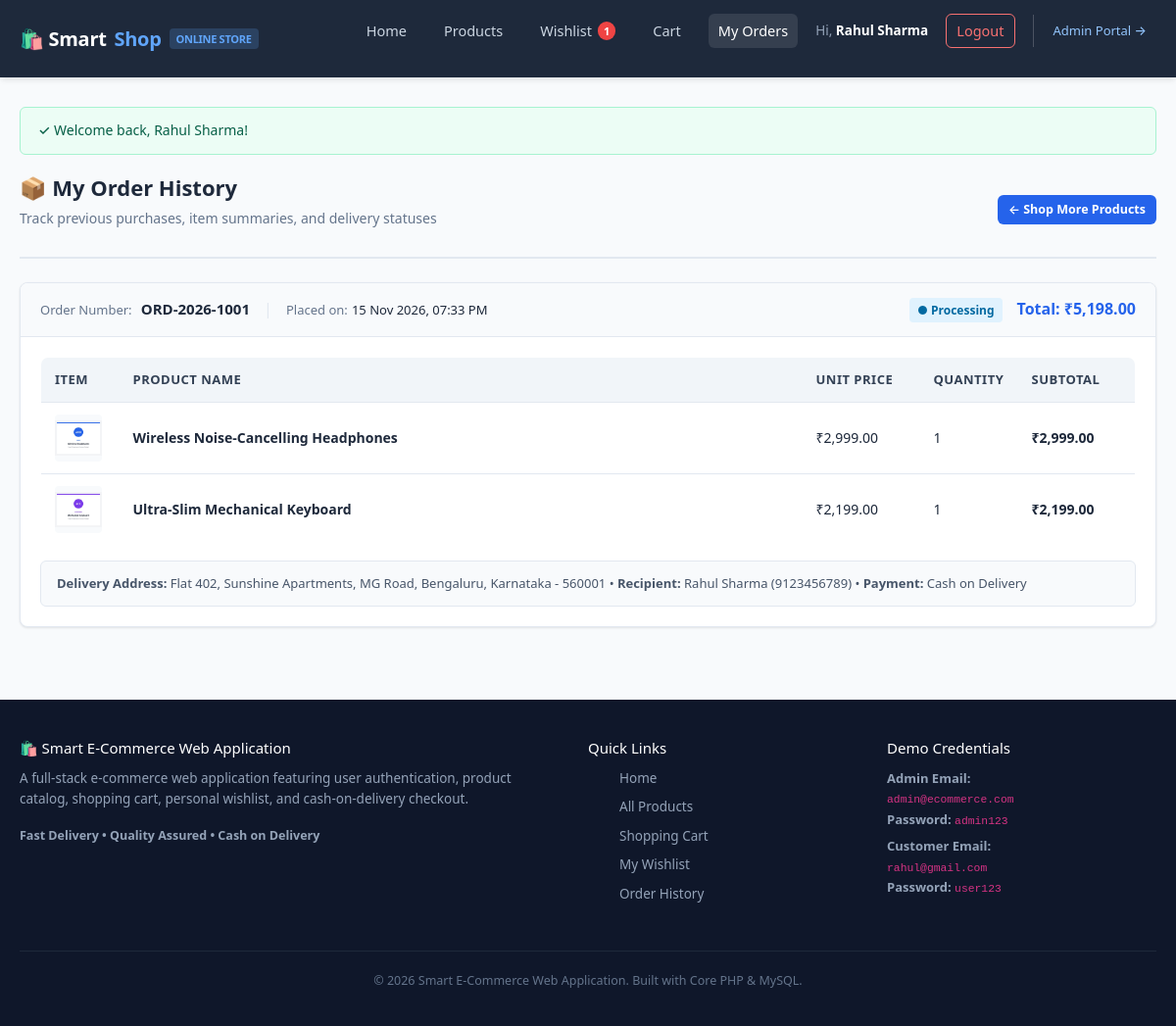
Screenshot of /order_history.php (signed in) with the database file from the repository.
### tables this page shows
CREATE TABLE IF NOT EXISTS `orders` (
  `id` INT AUTO_INCREMENT PRIMARY KEY,
  `order_number` VARCHAR(50) NOT NULL UNIQUE,
  `user_id` INT NOT NULL,
  `customer_name` VARCHAR(100) NOT NULL,
  `customer_phone` VARCHAR(20) NOT NULL,
  `delivery_address` TEXT NOT NULL,
  `total_amount` DECIMAL(10,2) NOT NULL,
  `payment_method` VARCHAR(50) DEFAULT 'Cash on Delivery',
  `order_status` ENUM('Pending', 'Processing', 'Shipped', 'Delivered', 'Cancelled') DEFAULT 'Pending',
  `created_at` TIMESTAMP DEFAULT CURRENT_TIMESTAMP,
  FOREIGN KEY (`user_id`) REFERENCES `users`(`id`) ON DELETE CASCADE
);

CREATE TABLE IF NOT EXISTS `order_items` (
  `id` INT AUTO_INCREMENT PRIMARY KEY,
  `order_id` INT NOT NULL,
  `product_id` INT NOT NULL,
  `product_name` VARCHAR(255) NOT NULL,
  `price` DECIMAL(10,2) NOT NULL,
  `quantity` INT NOT NULL,
  `subtotal` DECIMAL(10,2) NOT NULL,
  FOREIGN KEY (`order_id`) REFERENCES `orders`(`id`) ON DELETE CASCADE
);

CREATE TABLE IF NOT EXISTS `products` (
  `id` INT AUTO_INCREMENT PRIMARY KEY,
  `name` VARCHAR(255) NOT NULL,
  `category` VARCHAR(100) NOT NULL,
  `price` DECIMAL(10,2) NOT NULL,
  `description` TEXT NOT NULL,
  `image` VARCHAR(255) DEFAULT NULL,
  `stock` INT NOT NULL DEFAULT 10,
  `created_at` TIMESTAMP DEFAULT CURRENT_TIMESTAMP
);

### order_history.php (the view, shortened to what this page needs)
<?php
require_once __DIR__ . '/config/db.php';
$user_id = (int)$_SESSION['user_id'];
$order_stmt = mysqli_prepare($conn, "
    SELECT * FROM `orders`
    WHERE `user_id` = ?
    ORDER BY `id` DESC
");
mysqli_stmt_bind_param($order_stmt, "i", $user_id);
mysqli_stmt_execute($order_stmt);
$orders_result = mysqli_stmt_get_result($order_stmt);
include_once __DIR__ . '/includes/header.php';
?>
<div class="section-header">
    <div>
        <h2 class="section-title">📦 My Order History</h2>
        <p class="section-subtitle">Track previous purchases, item summaries, and delivery statuses</p>
    </div>
    <a href="products.php" class="btn btn-primary btn-sm">&larr; Shop More Products</a>
</div>
<?php if ($orders_result && mysqli_num_rows($orders_result) > 0): ?>
    <div style="display: flex; flex-direction: column; gap: 24px;">
        <?php while ($order = mysqli_fetch_assoc($orders_result)): ?>
            <?php
            $order_id = (int)$order['id'];
            $items_stmt = mysqli_prepare($conn, "
                SELECT oi.*, p.image
                FROM `order_items` oi
                LEFT JOIN `products` p ON oi.product_id = p.id
                WHERE oi.order_id = ?
            ");
            mysqli_stmt_bind_param($items_stmt, "i", $order_id);
            mysqli_stmt_execute($items_stmt);
            $items_result = mysqli_stmt_get_result($items_stmt);
            $status_class = 'badge-pending';
            $status_lower = strtolower($order['order_status']);
            if ($status_lower === 'processing') $status_class = 'badge-processing';
            elseif ($status_lower === 'shipped') $status_class = 'badge-shipped';
            elseif ($status_lower === 'delivered') $status_class = 'badge-delivered';
            elseif ($status_lower === 'cancelled') $status_class = 'badge-cancelled';
            ?>
            <div class="card-box" style="padding: 0; overflow: hidden;">
                <div style="background-color: #f8fafc; padding: 14px 20px; border-bottom: 1px solid var(--border-color); display: flex; justify-content: space-between; align-items: center; flex-wrap: wrap; gap: 12px;">
                    <div>
                        <span style="font-size: 13px; color: var(--text-muted);">Order Number:</span>
                        <strong style="font-size: 15px; color: var(--text-main); margin-left: 5px;">
                            <?= htmlspecialchars($order['order_number']) ?>
                        </strong>
                        <span style="margin: 0 10px; color: var(--border-color);">|</span>
                        <span style="font-size: 13px; color: var(--text-muted);">Placed on:</span>
                        <span style="font-size: 13px; font-weight: 500;">
                            <?= date('d M Y, h:i A', strtotime($order['created_at'])) ?>
                        </span>
                    </div>
                    <div style="display: flex; align-items: center; gap: 15px;">
                        <span class="badge-status <?= $status_class ?>">
                            ● <?= htmlspecialchars($order['order_status']) ?>
                        </span>
                        <strong style="color: var(--primary-color); font-size: 16px;">
                            Total: ₹<?= number_format($order['total_amount'], 2) ?>
                        </strong>
                    </div>
                </div>
                <div style="padding: 20px;">
                    <div class="table-responsive" style="margin-bottom: 15px;">
                        <table class="custom-table" style="box-shadow: none;">
                            <thead>
                                <tr>
                                    <th style="width: 80px;">Item</th>
                                    <th>Product Name</th>
                                    <th style="width: 120px;">Unit Price</th>
                                    <th style="width: 100px;">Quantity</th>
                                    <th style="width: 120px;">Subtotal</th>
                                </tr>
                            </thead>
                            <tbody>
                                <?php while ($item = mysqli_fetch_assoc($items_result)): ?>
                                    <tr>
                                        <td>
                                            <?php
                                            $img_src = !empty($item['image']) && file_exists(__DIR__ . '/uploads/' . $item['image'])
                                                ? 'uploads/' . htmlspecialchars($item['image'])
                                                : 'assets/css/placeholder.jpg';
                                            ?>
                                            <img src="<?= $img_src ?>" alt="" style="width: 48px; height: 48px; object-fit: contain; border-radius: 4px; background: #f8fafc;">
                                        </td>
                                        <td>
                                            <strong><?= htmlspecialchars($item['product_name']) ?></strong>
                                        </td>
                                        <td>₹<?= number_format($item['price'], 2) ?></td>
                                        <td><?= $item['quantity'] ?></td>
                                        <td><strong>₹<?= number_format($item['subtotal'], 2) ?></strong></td>
                                    </tr>
                                <?php endwhile; ?>
                            </tbody>
                        </table>
                    </div>
                    <div style="background-color: #f8fafc; border: 1px solid var(--border-color); border-radius: 6px; padding: 12px 16px; font-size: 13px; color: var(--secondary-color);">
                        <strong>Delivery Address:</strong> <?= htmlspecialchars($order['delivery_address']) ?>
                        &bull; <strong>Recipient:</strong> <?= htmlspecialchars($order['customer_name']) ?> (<?= htmlspecialchars($order['customer_phone']) ?>)
                        &bull; <strong>Payment:</strong> <?= htmlspecialchars($order['payment_method']) ?>
                    </div>
                </div>
            </div>
        <?php endwhile; ?>
    </div>
<?php endif; ?>
<?php include_once __DIR__ . '/includes/footer.php'; ?>

### assets/css/style.css (style rules this page uses)
:root { --primary-color: #2563eb; --primary-hover: #1d4ed8; --secondary-color: #475569; --dark-bg: #0f172a; --header-bg: #1e293b; --light-bg: #f8fafc; --card-bg: #ffffff; --border-color: #e2e8f0; --text-main: #1e293b; --text-muted: #64748b; --accent-red: #ef4444; --accent-green: #10b981; --accent-amber: #f59e0b; --shadow-sm: 0 1px 3px rgba(0,0,0,0.06), 0 1px 2px rgba(0,0,0,0.04); --shadow-md: 0 4px 6px -1px rgba(0,0,0,0.08), 0 2px 4px -1px rgba(0,0,0,0.04); --shadow-lg: 0 10px 15px -3px rgba(0,0,0,0.1), 0 4px 6px -2px rgba(0,0,0,0.05); --radius: 8px; }
* { margin: 0; padding: 0; box-sizing: border-box; }
body { font-family: 'Segoe UI', system-ui, -apple-system, BlinkMacSystemFont, Roboto, sans-serif; background-color: var(--light-bg); color: var(--text-main); line-height: 1.6; display: flex; flex-direction: column; min-height: 100vh; }
a { color: var(--primary-color); text-decoration: none; transition: color 0.2s ease; }
img { max-width: 100%; height: auto; display: block; }
.section-header { display: flex; align-items: center; justify-content: space-between; margin-bottom: 24px; padding-bottom: 12px; border-bottom: 2px solid var(--border-color); }
.section-title { font-size: 22px; font-weight: 700; color: var(--text-main); display: flex; align-items: center; gap: 8px; }
.section-subtitle { font-size: 14px; color: var(--text-muted); }
.btn { display: inline-block; font-weight: 600; font-size: 14px; padding: 8px 16px; border-radius: 6px; border: 1px solid transparent; cursor: pointer; text-align: center; transition: all 0.2s ease; line-height: 1.4; }
.btn-primary { background-color: var(--primary-color); color: #ffffff !important; }
.btn-sm { font-size: 12.5px; padding: 5px 10px; }
.card-box { background-color: var(--card-bg); border: 1px solid var(--border-color); border-radius: var(--radius); padding: 24px; box-shadow: var(--shadow-sm); margin-bottom: 24px; }
.table-responsive { overflow-x: auto; }
.custom-table { width: 100%; border-collapse: collapse; background-color: #ffffff; border: 1px solid var(--border-color); border-radius: var(--radius); overflow: hidden; }
.custom-table th { background-color: #f1f5f9; color: #334155; font-size: 13px; font-weight: 600; text-align: left; padding: 12px 14px; border-bottom: 1px solid var(--border-color); text-transform: uppercase; letter-spacing: 0.5px; }
.custom-table td { padding: 12px 14px; font-size: 14px; border-bottom: 1px solid var(--border-color); vertical-align: middle; }
.badge-status { display: inline-block; padding: 3px 8px; border-radius: 4px; font-size: 12px; font-weight: 600; text-transform: capitalize; }
.badge-processing { background-color: #e0f2fe; color: #0369a1; }

### rows the page displays
orders: order_number "ORD-2026-1001", created_at "15 Nov 2026, 07:33 PM", order_status "Processing", total_amount "5,198.00", delivery_address "Flat 402, Sunshine Apartments, MG Road, Bengaluru, Karnataka - 560001", customer_name "Rahul Sharma", customer_phone "9123456789", payment_method "Cash on Delivery"
order_items: product.image (picture), product_name "Wireless Noise-Cancelling Headphones", price "2,999.00", quantity "1", subtotal "2,999.00"
order_items: product.image (picture), product_name "Ultra-Slim Mechanical Keyboard", price "2,199.00", quantity "1", subtotal "2,199.00"

### other values shown
$wishlist_count "1"
$_SESSION['user_name'] "Rahul Sharma"
$_SESSION['success'] "Welcome back, Rahul Sharma!"
